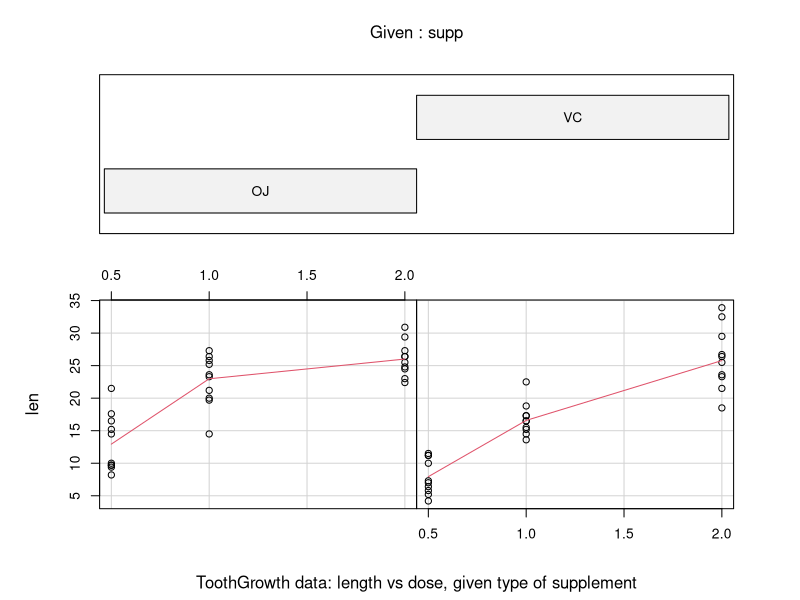
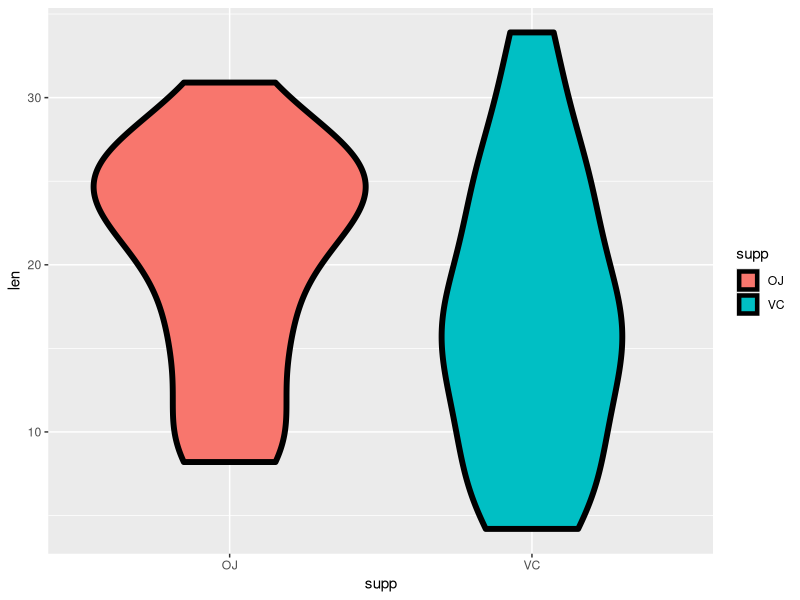

Reproduce these figures in R, in order. (Note: this script raises an error after producing the figures.)
## ---- chunk 1
coplot(len ~ dose | supp, data = ToothGrowth, panel = panel.smooth,
       xlab = "ToothGrowth data: length vs dose, given type of supplement")
## ---- chunk 2
library(ggplot2)
g <- ggplot(ToothGrowth, aes(x = supp, y = len, fill = supp))
g <- g + geom_violin(col = "black", size = 2)
g
## ---- chunk 3
t_supp_vc = ToothGrowth[ToothGrowth$supp == "VC",]
t_supp_oj = ToothGrowth[ToothGrowth$supp == "OJ",]
t_supp_vc_05_10 = t_supp_vc[1:20,]
t_supp_vc_10_20 = t_supp_vc[11:30,]
t_supp_vc_05_20 = rbind(t_supp_vc[1:10,], t_supp_vc[21:30,])
t_supp_oj_05_10 = t_supp_oj[1:20,]
t_supp_oj_10_20 = t_supp_oj[11:30,]
t_supp_oj_05_20 = rbind(t_supp_oj[1:10,], t_supp_oj[21:30,])
## ---- chunk 4
t_supp_05 = ToothGrowth[ToothGrowth$dose == 0.5,]
t_supp_10 = ToothGrowth[ToothGrowth$dose == 1.0,]
t_supp_20 = ToothGrowth[ToothGrowth$dose == 2.0,]
## ---- chunk 5
t.test(len ~ factor(dose), t_supp_vc_05_10, paired=FALSE, var.equal=FALSE)
t.test(len ~ factor(dose), t_supp_vc_10_20, paired=FALSE, var.equal=FALSE)
t.test(len ~ factor(dose), t_supp_vc_05_20, paired=FALSE, var.equal=FALSE)
## ---- chunk 6
t.test(len ~ factor(dose), t_supp_oj_05_10, paired=FALSE, var.equal=FALSE)
t.test(len ~ factor(dose), t_supp_oj_10_20, paired=FALSE, var.equal=FALSE)
t.test(len ~ factor(dose), t_supp_oj_05_20, paired=FALSE, var.equal=FALSE)
## ---- chunk 7
t.test(len ~ supp, t_supp_05, paired=FALSE, var.equal=FALSE)
t.test(len ~ supp, t_supp_10, paired=FALSE, var.equal=FALSE)
t.test(len ~ supp, t_supp_20, paired=FALSE, var.equal=FALSE)
## ---- chunk 8
t.test(len ~ supp, ToothGrowth)
